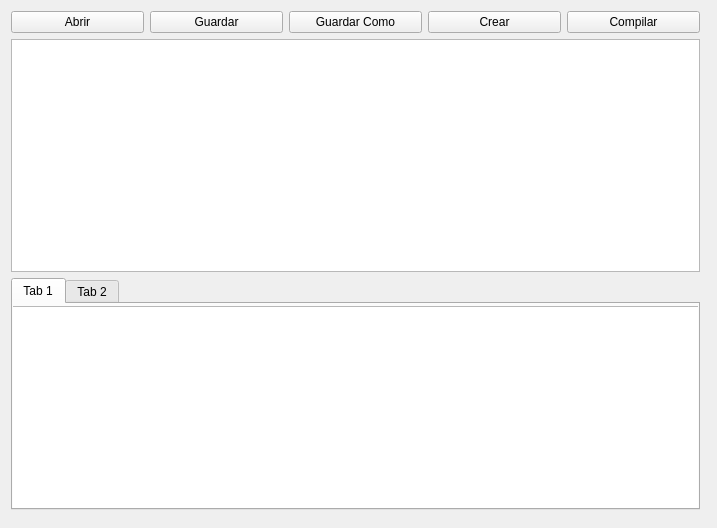
<?xml version="1.0" encoding="UTF-8"?>
<ui version="4.0">
 <class>SecondPractice</class>
 <widget class="QWidget" name="SecondPractice">
  <property name="geometry">
   <rect>
    <x>0</x>
    <y>0</y>
    <width>717</width>
    <height>528</height>
   </rect>
  </property>
  <property name="windowTitle">
   <string>SecondPractice</string>
  </property>
  <widget class="QWidget" name="verticalLayoutWidget">
   <property name="geometry">
    <rect>
     <x>0</x>
     <y>0</y>
     <width>711</width>
     <height>521</height>
    </rect>
   </property>
   <layout class="QVBoxLayout" name="verticalLayout">
    <item>
     <layout class="QHBoxLayout" name="horizontalLayout_2">
      <item>
       <widget class="QPushButton" name="btnOpenFile">
        <property name="text">
         <string>Abrir</string>
        </property>
       </widget>
      </item>
      <item>
       <widget class="QPushButton" name="btnSaveFile">
        <property name="text">
         <string>Guardar</string>
        </property>
       </widget>
      </item>
      <item>
       <widget class="QPushButton" name="btnSaveAs">
        <property name="text">
         <string>Guardar Como</string>
        </property>
       </widget>
      </item>
      <item>
       <widget class="QPushButton" name="btnCreate">
        <property name="text">
         <string>Crear</string>
        </property>
       </widget>
      </item>
      <item>
       <widget class="QPushButton" name="btnCompile">
        <property name="text">
         <string>Compilar</string>
        </property>
       </widget>
      </item>
     </layout>
    </item>
    <item>
     <widget class="QTextEdit" name="textEdit"/>
    </item>
    <item>
     <widget class="QTabWidget" name="tabVariables">
      <property name="currentIndex">
       <number>0</number>
      </property>
      <widget class="QWidget" name="tab">
       <attribute name="title">
        <string>Tab 1</string>
       </attribute>
       <widget class="QTextEdit" name="txtConsole">
        <property name="geometry">
         <rect>
          <x>-7</x>
          <y>2</y>
          <width>711</width>
          <height>211</height>
         </rect>
        </property>
       </widget>
      </widget>
      <widget class="QWidget" name="tab_2">
       <attribute name="title">
        <string>Tab 2</string>
       </attribute>
       <widget class="QTableWidget" name="tableWidget">
        <property name="geometry">
         <rect>
          <x>0</x>
          <y>0</y>
          <width>711</width>
          <height>211</height>
         </rect>
        </property>
       </widget>
      </widget>
     </widget>
    </item>
   </layout>
  </widget>
 </widget>
 <layoutdefault spacing="6" margin="11"/>
 <resources/>
 <connections/>
 <slots>
  <slot>slot1_btnCompile()</slot>
 </slots>
</ui>
